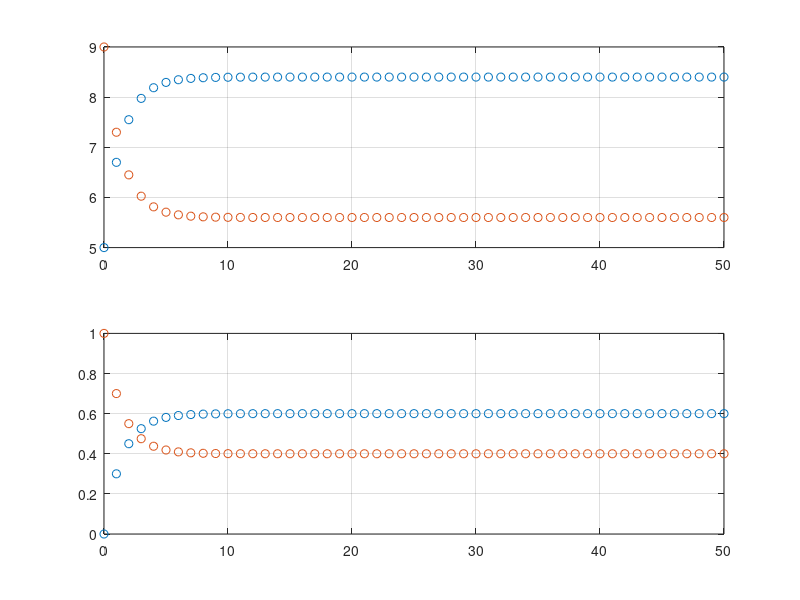

MATLAB code for this plot:
%% Section 2.1

clc;clear
% Problem 29

A = [.8 .3;.2 .7]; % Markov Vector
u = [5;9];
v = [0;1];
x = u;
y = v;
n=50;

for i = 1:n
   i
   u = A*u
   v = A*v
   x = [x u];
   y = [y v];
   i=i+1;
end

subplot(211)
plot([0:n],x,'o')
grid on
subplot(212)
plot([0:n],y,'o')
grid on